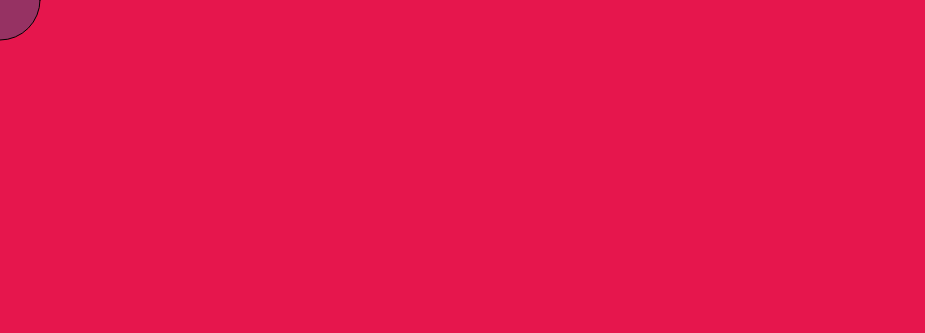
Frame 1 (no input)
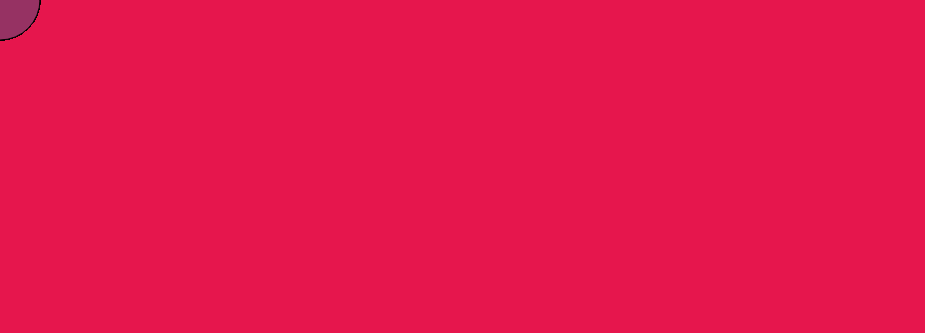
Frame 60 (no input)
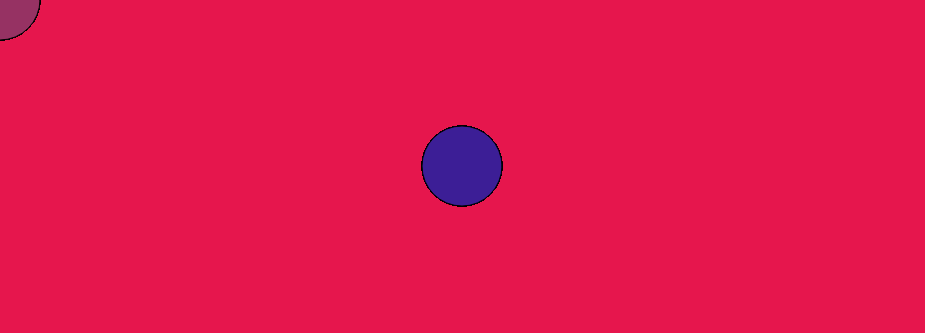
Frame 120 (the mouse pressed at the canvas centre since frame 60)

The p5.js sketch that drew these frames (run headless with seeded random() and noise() and a simulated clock; from frame 60 on, the mouse is pressed at the canvas centre):

// p5.js sketch
// ── sketch.js
function setup() {
createCanvas(925,333);
background(230,22,77)
}

function draw() {
if (mouseIsPressed) {
    fill(60,30,150);
} else{
    fill(150,50,99);
}
    ellipse(mouseX,mouseY,80,80);
}
